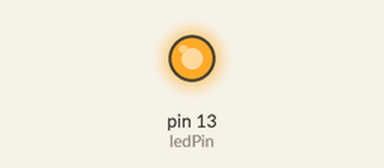
Bench run of a sketch on a simulated Arduino Uno, built with avr-gcc and run on an emulated ATmega328P. Shown: output pins drawn as LEDs (lit = HIGH).

Above: at 0.1 s.
At 4.6 s:
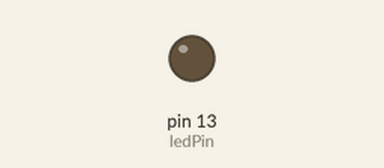
Timing chart, 0 to 6.1 s (numbered marks = the images above):
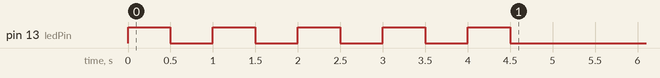

The sketch:

2nd_progrm.ino
```cpp
int ledPin = 13;
int blinkTime = 500;

void setup()
{
  pinMode(ledPin, OUTPUT);
  blinkyBlinky(5, blinkTime); // 5 is number of blinks, blinkTime is the milliseconds in each state from above: int blinkTime = 500;
}

void loop()
{
  //
}

void blinkyBlinky(int repeats, int time)
{
  for (int i = 0; i < repeats; i++)
  {
    digitalWrite(ledPin, HIGH);
    delay(time);
    digitalWrite(ledPin, LOW);
    delay(time);
  }
}
```
